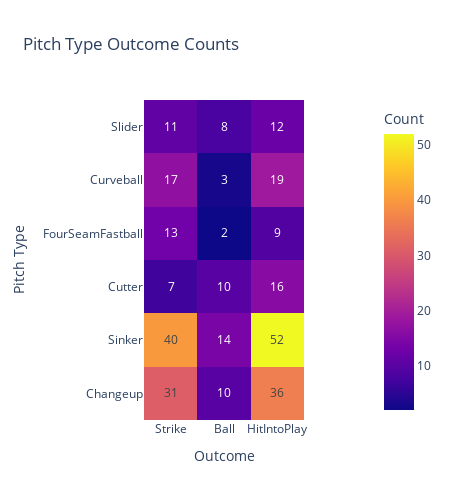

Source (notebook cell):
### Code cell
# Create a heatmap with Plotly Express
fig = px.imshow(melted_df.pivot(index='Pitch Type', columns='Outcome', values='Count'),
                x=melted_df['Outcome'].unique(),
                y=melted_df['Pitch Type'].unique(),
                labels=dict(x='Outcome', y='Pitch Type', color='Count'),
                title='Pitch Type Outcome Counts',
                width=450,
                height=500, 
                text_auto=True)

# Show the plot
fig.show()

# fig.write_image("Pitch Type Outcomes.png", engine='kaleido')

### Figure 1 — Plotly figure (JSON) as saved in the notebook; plotly's stock layout.template omitted (floating-point values rounded to 4 significant figures)
{"data": [{"coloraxis": "coloraxis", "hovertemplate": "Outcome: %{x}<br>Pitch Type: %{y}<br>Count: %{z}<extra></extra>", "name": "0", "texttemplate": "%{z}", "type": "heatmap", "x": ["Strike", "Ball", "HitIntoPlay"], "xaxis": "x", "y": ["Slider", "Curveball", "FourSeamFastball", "Cutter", "Sinker", "Changeup"], "yaxis": "y", "z": [[11, 8, 12], [17, 3, 19], [13, 2, 9], [7, 10, 16], [40, 14, 52], [31, 10, 36]]}], "layout": {"coloraxis": {"colorbar": {"title": {"text": "Count"}}, "colorscale": [[0, "#0d0887"], [0.1111, "#46039f"], [0.2222, "#7201a8"], [0.3333, "#9c179e"], [0.4444, "#bd3786"], [0.5556, "#d8576b"], [0.6667, "#ed7953"], [0.7778, "#fb9f3a"], [0.8889, "#fdca26"], [1, "#f0f921"]]}, "height": 500, "title": {"text": "Pitch Type Outcome Counts"}, "width": 450, "xaxis": {"anchor": "y", "constrain": "domain", "domain": [0, 1], "scaleanchor": "y", "title": {"text": "Outcome"}}, "yaxis": {"anchor": "x", "autorange": "reversed", "constrain": "domain", "domain": [0, 1], "title": {"text": "Pitch Type"}}}}
